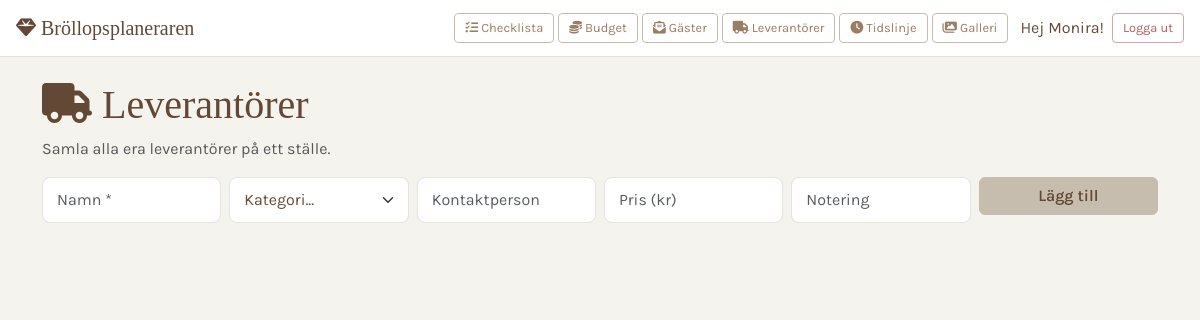
Before: /checklist/leverantorer/ (signed in) with the older database file.
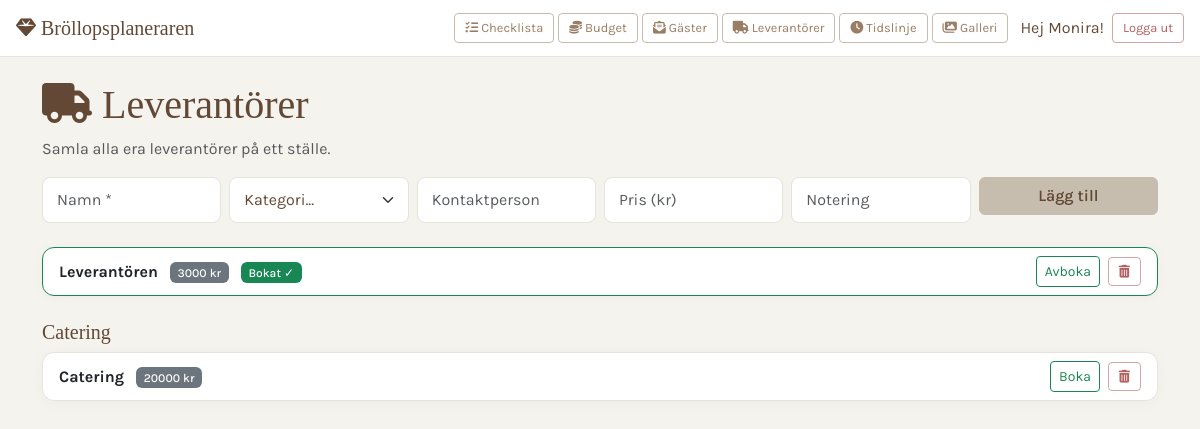
After: the same page with the newer database file.
### planner/models.py (models this page shows, shortened)
class Leverantor(models.Model):
    KATEGORIER = [
        ('fotograf', 'Fotograf'),
        ('film', 'Film'),
        ('florist', 'Florist'),
        ('musik', 'Musik & Underhållning'),
        ('catering', 'Catering'),
        ('lokal', 'Lokal'),
        ('transport', 'Transport'),
        ('klader', 'Klänning & Kostym'),
        ('har_makeup', 'Hår & Makeup'),
        ('inbjudningar', 'Inbjudningar'),
        ('ringar', 'Ringar'),
        ('ovrigt', 'Övrigt'),
    ]
    user = models.ForeignKey(User, on_delete=models.CASCADE)
    namn = models.CharField(max_length=100)
    kategori = models.CharField(max_length=30, choices=KATEGORIER)
    kontaktperson = models.CharField(max_length=100, blank=True)
    email = models.EmailField(blank=True)
    telefon = models.CharField(max_length=20, blank=True)
    pris = models.DecimalField(max_digits=10, decimal_places=0, default=0)
    bokat = models.BooleanField(default=False)
    notering = models.TextField(blank=True)
    skapad = models.DateTimeField(auto_now_add=True)

### planner/views.py (the view)
# urls.py: path('leverantorer/', views.leverantorer, name='leverantorer'),
@login_required
def leverantorer(request):
    leverantorer_lista = Leverantor.objects.filter(user=request.user).order_by('kategori', 'namn')
    kategorier = Leverantor.KATEGORIER
    return render(request, 'planner/leverantorer.html', {
        'leverantorer': leverantorer_lista,
        'kategorier': kategorier,
    })

### planner/templates/planner/leverantorer.html (shortened to what this page needs)
{% extends 'accounts/base.html' %}
{% block content %}
<h1><i class="fas fa-truck"></i> Leverantörer</h1>
<p class="text-muted">Samla alla era leverantörer på ett ställe.</p>
<form method="post" action="{% url 'add_leverantor' %}" class="row g-2 mb-4">
    <div class="col-md-2">
        <input type="text" name="namn" class="form-control" placeholder="Namn *" required>
    </div>
    <div class="col-md-2">
        <select name="kategori" class="form-select" required>
            <option value="">Kategori...</option>
        </select>
    </div>
    <div class="col-md-2">
        <input type="text" name="kontaktperson" class="form-control" placeholder="Kontaktperson">
    </div>
    <div class="col-md-2">
        <input type="number" name="pris" class="form-control" placeholder="Pris (kr)">
    </div>
    <div class="col-md-2">
        <input type="text" name="notering" class="form-control" placeholder="Notering">
    </div>
    <div class="col-md-2">
        <button type="submit" class="btn btn-primary w-100">Lägg till</button>
    </div>
</form>
{% for value, name in kategorier %}
    {% with lev_i_kategori=leverantorer|dictsort:"kategori" %}
        {% for lev in lev_i_kategori %}
            {% if lev.kategori == value %}
                {% if forloop.first %}
                    <h5 class="mt-4">{{ name }}</h5>
                {% endif %}
            {% endif %}
        {% endfor %}
    {% endwith %}
    {% for lev in leverantorer %}
        {% if lev.kategori == value %}
            <div class="card mb-2 {% if lev.bokat %}border-success{% endif %}">
                <div class="card-body d-flex justify-content-between align-items-center py-2">
                    <div>
                        <strong>{{ lev.namn }}</strong>
                        {% if lev.pris > 0 %}<span class="ms-2 badge bg-secondary">{{ lev.pris }} kr</span>{% endif %}
                        {% if lev.bokat %}<span class="ms-2 badge bg-success">Bokat ✓</span>{% endif %}
                    </div>
                    <div>
                        <a href="{% url 'toggle_leverantor' lev.id %}" class="btn btn-sm btn-outline-success me-1">
                            {% if lev.bokat %}Avboka{% else %}Boka{% endif %}
                        </a>
                        <a href="{% url 'delete_leverantor' lev.id %}" class="btn btn-sm btn-outline-danger"><i class="fas fa-trash-can"></i></a>
                    </div>
                </div>
            </div>
        {% endif %}
    {% endfor %}
{% endfor %}
{% endblock %}

Changed rows visible on the page:
added Leverantor: namn "Leverantören", pris "3000", bokat "Bokat ✓"
added Leverantor: name "Catering", namn "Catering", pris "20000", bokat "Boka"
